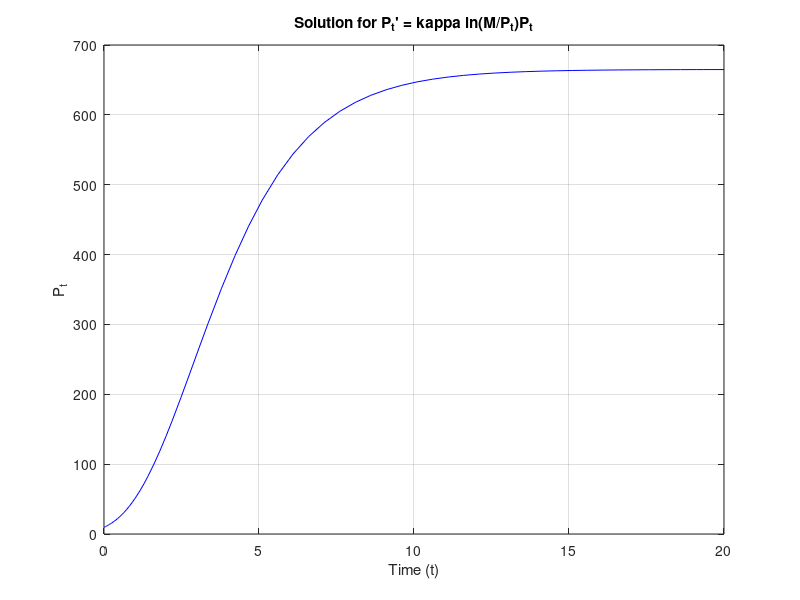

MATLAB code for this plot:
% Define the ODE
kappa = 0.5; 
M = 665;
ode = @(t, Pt) kappa * log(M / Pt) * Pt;
% Define the time span
span = [0, 20];
% Define initial condition
Pt0 = 9.6;
% Solve the ODE
[t, Pt] = ode45(ode, span, Pt0);

% Plot the solution
plot(t, Pt, 'b-');
title("Solution for P_t' = \kappa ln(M/P_t)P_t");
xlabel('Time (t)');
ylabel('P_t');
grid on;
